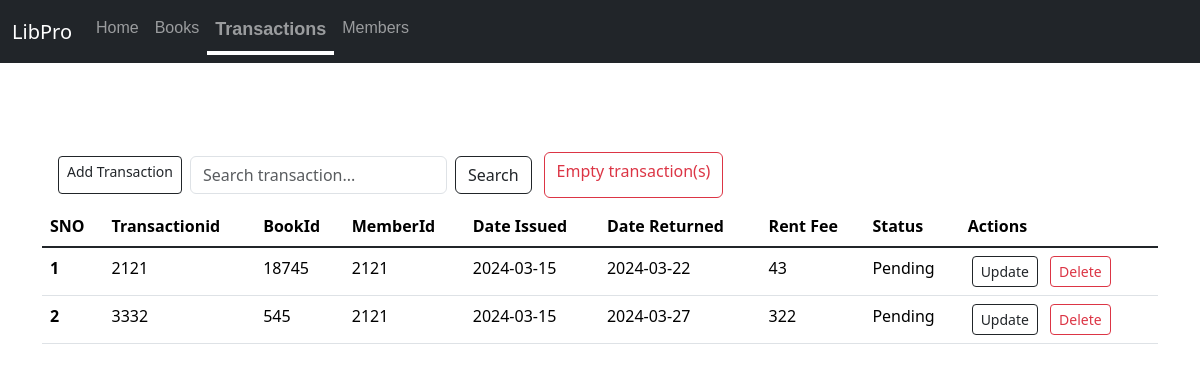
The app's page /transactions, older data.
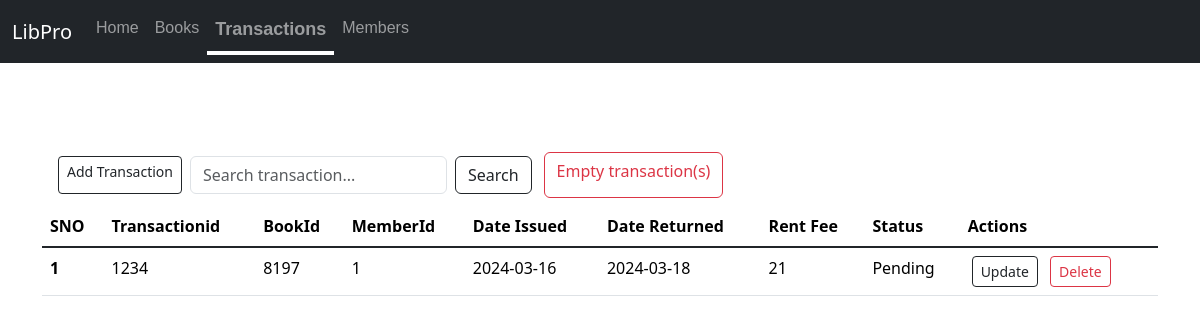
The same page, newer data.
### app.py (models this page shows)
class Transactions(db.Model):
    sno = db.Column(db.Integer, primary_key=True,unique=True)
    Transactionid = db.Column(db.Integer,unique=True)
    bookid = db.Column(db.Integer, nullable=False)
    memberid = db.Column(db.Integer, nullable=False)
    date_issued = db.Column(db.DateTime, nullable=False,default=datetime.date)
    date_returned = db.Column(db.DateTime, nullable=True)
    rent_fee = db.Column(db.Integer, nullable=False)
    status=db.Column(db.String(20),nullable=False)

### app.py (the view, shortened to what this page needs)
@app.route('/<string:table>',methods=['GET','POST'])
def view(table):
    record_class=globals().get(table.capitalize())
    if record_class is None:
        return redirect('/')
    else:
        allrecords=record_class.query.all()
        return render_template(f'{table}.html',allrecords=allrecords)

### templates/transactions.html (shortened to what this page needs)
{% extends 'base.html' %}
{% block body %}
<div class="container">
  <div style="display:flex" class="my-2 container">
    <a href="/addrecord/transactions" class="add btn btn-outline-dark btn-sm mx-1 my-1" type="button">Add Transaction</a>
    <form style="width:fit-content" class="d-flex mx-1 my-1" method="POST" action="/search/transactions" role="search">
      <input class="form-control me-2" name="searchitem"  id="searchtran" type="search" placeholder="Search transaction..." aria-label="Search">
      <button class="btn btn-outline-dark"  type="submit">Search</button>
    </form>
    <a class="btn btn-outline-danger mx-2" href="/empty/transactions" type="button">Empty transaction(s)</a>
  </div>
    <table class="table">
        <thead>
          <tr>
            <th scope="col">SNO</th>
            <th scope="col">Transactionid</th>
            <th scope="col">BookId</th>
            <th scope="col">MemberId</th>
            <th scope="col">Date Issued</th>
            <th scope="col">Date Returned</th>
            <th scope="col">Rent Fee</th>
            <th scope="col">Status</th>
            <th scope="col">Actions</th>
          </tr>
        </thead>
        <tbody class="table-group-divider">
          {% for records in allrecords %}
          <tr>
            <th scope="row">{{loop.index}}</th>
            <td>{{records.Transactionid}}</td>
            <td>{{records.bookid}}</td>
            <td>{{records.memberid}}</td>
            <td>{{ records.date_issued.strftime('%Y-%m-%d') }}</td>
            <td>{{ records.date_returned.strftime('%Y-%m-%d') }}</td>
            <td>{{records.rent_fee}}</td>
            <td>{{records.status}}</td>
            <td>
              <a href="/updaterecord/transactions/{{records.sno}}" class="btn btn-outline-dark btn-sm mx-1">Update</a>
              <a href="/deleterecord/transactions/{{records.sno}}" class="btn btn-outline-danger btn-sm mx-1">Delete</a>
            </td>
          </tr>
          {% endfor %}
        </tbody>
      </table>
</div>
{% endblock body %}

### templates/base.html (shortened to what this page needs)
<!DOCTYPE html>
<html lang="en">
<head>
    <link href="https://cdn.jsdelivr.net/npm/bootstrap@5.3.1/dist/css/bootstrap.min.css" rel="stylesheet">
<link rel="stylesheet" href="{{ url_for('static', filename='css/style.css') }}">
</head>
<body>
    <nav id="libpronav" class="navbarl navbar navbar-expand-lg  navbar-dark bg-dark mynav">
        <div class="container-fluid">
          <a class="navbar-brand" href="/">LibPro</a>
          <div class="collapse navbar-collapse" id="navbarSupportedContent">
            <ul class="navbar-nav me-auto mb-2 mb-lg-0">
              <li id="home-nav" class="nav-item">
                <a class=" nav-link" aria-current="page" href="/">Home</a>
              </li>
              <li id="books-nav" class="bg-dark nav-item">
                <a class="nav-link" aria-current="page" href="/books">Books</a>
              </li>
              <li id="transaction-nav" class="nav-item">
                <a class="nav-link" href="/transactions">Transactions</a>
              </li>
              <li id="members-nav" class="nav-item">
                <a class="nav-link" href="/members">Members</a>
              </li>
          </div>
        </div>
      </nav><br><br><br>
      {% block body %}
      {% endblock body %}
    </body>
</html>

### static/css/style.css (style rules this page uses)
.navbar { overflow:visible; position:sticky; top: 0; bottom: 10; width: 100%; margin-bottom: 1ch; }
.navbarl li a { font-family:sans-serif; position:initial; }
.navbarl li a::after { content:""; background-color: rgb(255, 255, 255); height: 2px; width:100%; display: block; transition:0.2s; transform: scale(0); transform-origin:left ; }
.navbarl li.active a { font-size: large; transition: none; font-weight:bolder; }
.navbarl li.active a::after { content: none; background-color: transparent; height: 4px; width: 100%; transition: none; transform: scale(0); font-size: larger; }
.navbar-brand { position:sticky; }
.active { color: rgb(255, 255, 255); font-size: larger; }
.active:after { content:""; background-color: rgb(255, 255, 255); height: 4px; width:100%; display: block; transform: scale(1); }

Row changes from the older to the newer data that the page shows:
removed Transactions: Transactionid "3332", bookid "545", memberid "2121", date_issued "2024-03-15", date_returned "2024-03-27", rent_fee "322", status "Pending"
changed Transactions "Pending": Transactionid "2121" → "1234"; bookid "18745" → "8197"; memberid "2121" → "1"; date_issued "2024-03-15" → "2024-03-16"; date_returned "2024-03-22" → "2024-03-18"; rent_fee "43" → "21"
